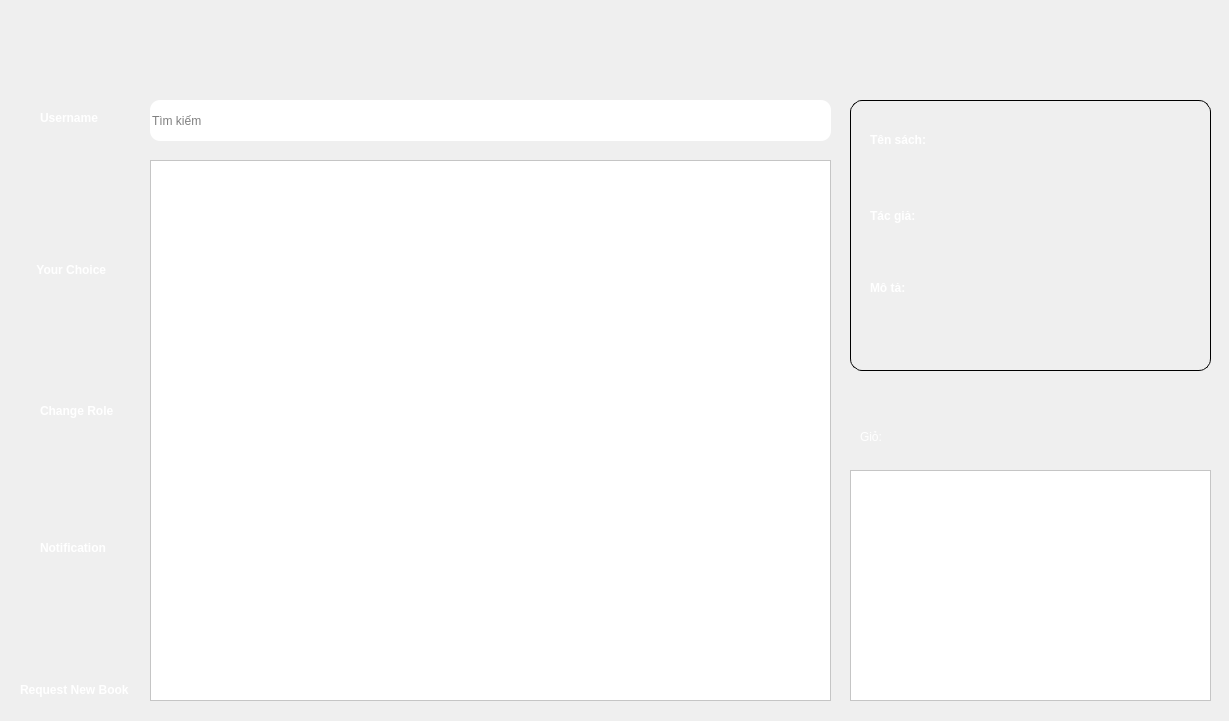
<?xml version="1.0" encoding="UTF-8"?>
<ui version="4.0">
 <class>Reader</class>
 <widget class="QWidget" name="Reader">
  <property name="geometry">
   <rect>
    <x>0</x>
    <y>0</y>
    <width>1229</width>
    <height>721</height>
   </rect>
  </property>
  <property name="windowTitle">
   <string>Reader</string>
  </property>
  <property name="styleSheet">
   <string notr="true">QPushButton {
	
color: #333;
border: 2px solid #555;
border-radius: 11px;
padding: 5px;
background: qradialgradient(cx: 0.3, cy: -0.4,
fx: 0.3, fy: -0.4,
radius: 1.35, stop: 0 #fff, stop: 1 #888);
min-width: 80px;
background-color: rgba(255, 255, 255, .5);
}

QPushButton:hover {
background: qradialgradient(cx: 0.3, cy: -0.4,
fx: 0.3, fy: -0.4,
radius: 1.35, stop: 0 #fff, stop: 1 #bbb);
}

QPushButton:pressed {
background: qradialgradient(cx: 0.4, cy: -0.1,
fx: 0.4, fy: -0.1,
radius: 1.35, stop: 0 #fff, stop: 1 #ddd);
}
#Reader{
border-image: url(:/appscreen/Resources/appscreen/2.jpg);
}</string>
  </property>
  <widget class="QWidget" name="horizontalWidget_3" native="true">
   <property name="geometry">
    <rect>
     <x>850</x>
     <y>100</y>
     <width>361</width>
     <height>271</height>
    </rect>
   </property>
   <property name="toolTipDuration">
    <number>13</number>
   </property>
   <property name="styleSheet">
    <string notr="true">#horizontalWidget_3 {border: 1px solid black;
	font: 10pt &quot;Segoe UI&quot;;
border-radius: 12px;background-color: rgba(255, 255, 255, .5);border-color:rgba(255, 255, 255, .5)}</string>
   </property>
   <widget class="QLabel" name="book">
    <property name="geometry">
     <rect>
      <x>195</x>
      <y>15</y>
      <width>16</width>
      <height>16</height>
     </rect>
    </property>
    <property name="maximumSize">
     <size>
      <width>100</width>
      <height>130</height>
     </size>
    </property>
    <property name="text">
     <string/>
    </property>
   </widget>
   <widget class="QLabel" name="description">
    <property name="geometry">
     <rect>
      <x>90</x>
      <y>180</y>
      <width>241</width>
      <height>61</height>
     </rect>
    </property>
    <property name="styleSheet">
     <string notr="true">font: 10pt &quot;Segoe UI&quot;;
font-weight:500;
color:white;</string>
    </property>
    <property name="text">
     <string/>
    </property>
   </widget>
   <widget class="QLabel" name="label_7">
    <property name="geometry">
     <rect>
      <x>20</x>
      <y>180</y>
      <width>51</width>
      <height>16</height>
     </rect>
    </property>
    <property name="styleSheet">
     <string notr="true">font: 10pt &quot;Segoe UI&quot;;
font-weight:500;
color:white;</string>
    </property>
    <property name="text">
     <string>Mô tả:</string>
    </property>
   </widget>
   <widget class="QLabel" name="label_4">
    <property name="geometry">
     <rect>
      <x>20</x>
      <y>30</y>
      <width>71</width>
      <height>20</height>
     </rect>
    </property>
    <property name="sizePolicy">
     <sizepolicy hsizetype="Fixed" vsizetype="Preferred">
      <horstretch>0</horstretch>
      <verstretch>0</verstretch>
     </sizepolicy>
    </property>
    <property name="styleSheet">
     <string notr="true">font: 10pt &quot;Segoe UI&quot;;
font-weight:500;
color:white;</string>
    </property>
    <property name="text">
     <string>Tên sách:</string>
    </property>
   </widget>
   <widget class="QLabel" name="bookName">
    <property name="geometry">
     <rect>
      <x>100</x>
      <y>10</y>
      <width>231</width>
      <height>71</height>
     </rect>
    </property>
    <property name="sizePolicy">
     <sizepolicy hsizetype="Fixed" vsizetype="Fixed">
      <horstretch>0</horstretch>
      <verstretch>0</verstretch>
     </sizepolicy>
    </property>
    <property name="minimumSize">
     <size>
      <width>200</width>
      <height>0</height>
     </size>
    </property>
    <property name="contextMenuPolicy">
     <enum>Qt::NoContextMenu</enum>
    </property>
    <property name="styleSheet">
     <string notr="true">font: 10pt &quot;Segoe UI&quot;;
font-weight:500;
color:white;</string>
    </property>
    <property name="text">
     <string/>
    </property>
   </widget>
   <widget class="QLabel" name="author">
    <property name="geometry">
     <rect>
      <x>90</x>
      <y>110</y>
      <width>261</width>
      <height>41</height>
     </rect>
    </property>
    <property name="styleSheet">
     <string notr="true">font: 10pt &quot;Segoe UI&quot;;
font-weight:500;
color:white;</string>
    </property>
    <property name="text">
     <string/>
    </property>
   </widget>
   <widget class="QLabel" name="label_6">
    <property name="geometry">
     <rect>
      <x>20</x>
      <y>100</y>
      <width>71</width>
      <height>31</height>
     </rect>
    </property>
    <property name="sizePolicy">
     <sizepolicy hsizetype="Fixed" vsizetype="Preferred">
      <horstretch>0</horstretch>
      <verstretch>0</verstretch>
     </sizepolicy>
    </property>
    <property name="styleSheet">
     <string notr="true">font: 10pt &quot;Segoe UI&quot;;
font-weight:500;
color:white;</string>
    </property>
    <property name="text">
     <string>Tác giả:</string>
    </property>
   </widget>
  </widget>
  <widget class="QTableView" name="bookList">
   <property name="geometry">
    <rect>
     <x>150</x>
     <y>160</y>
     <width>681</width>
     <height>541</height>
    </rect>
   </property>
   <property name="styleSheet">
    <string notr="true">background-color:white;</string>
   </property>
  </widget>
  <widget class="QPushButton" name="rolebtn">
   <property name="geometry">
    <rect>
     <x>20</x>
     <y>290</y>
     <width>112</width>
     <height>112</height>
    </rect>
   </property>
   <property name="styleSheet">
    <string notr="true">border: 0px;
border-radius:55px;</string>
   </property>
   <property name="text">
    <string/>
   </property>
   <property name="icon">
    <iconset resource="LIBPRO.qrc">
     <normaloff>:/barIcon/Resources/icon/shuffle.png</normaloff>:/barIcon/Resources/icon/shuffle.png</iconset>
   </property>
   <property name="iconSize">
    <size>
     <width>70</width>
     <height>70</height>
    </size>
   </property>
  </widget>
  <widget class="QPushButton" name="accountbtn">
   <property name="geometry">
    <rect>
     <x>20</x>
     <y>430</y>
     <width>112</width>
     <height>112</height>
    </rect>
   </property>
   <property name="styleSheet">
    <string notr="true">border: 0px;
border-radius:55px;</string>
   </property>
   <property name="text">
    <string/>
   </property>
   <property name="icon">
    <iconset resource="LIBPRO.qrc">
     <normaloff>:/icon/Resources/icon/notification.png</normaloff>:/icon/Resources/icon/notification.png</iconset>
   </property>
   <property name="iconSize">
    <size>
     <width>70</width>
     <height>70</height>
    </size>
   </property>
  </widget>
  <widget class="QPushButton" name="requestbtn">
   <property name="geometry">
    <rect>
     <x>20</x>
     <y>570</y>
     <width>112</width>
     <height>112</height>
    </rect>
   </property>
   <property name="styleSheet">
    <string notr="true">border: 0px;
border-radius:55px;</string>
   </property>
   <property name="text">
    <string/>
   </property>
   <property name="icon">
    <iconset resource="LIBPRO.qrc">
     <normaloff>:/icon/Resources/icon/paper-plane.png</normaloff>:/icon/Resources/icon/paper-plane.png</iconset>
   </property>
   <property name="iconSize">
    <size>
     <width>70</width>
     <height>70</height>
    </size>
   </property>
  </widget>
  <widget class="QPushButton" name="addbtn">
   <property name="geometry">
    <rect>
     <x>1020</x>
     <y>400</y>
     <width>90</width>
     <height>51</height>
    </rect>
   </property>
   <property name="whatsThis">
    <string>Add
</string>
   </property>
   <property name="styleSheet">
    <string notr="true">border: 0px;
border-radius:13px;</string>
   </property>
   <property name="text">
    <string/>
   </property>
   <property name="icon">
    <iconset resource="LIBPRO.qrc">
     <normaloff>:/icon/Resources/icon/shopping-basket.png</normaloff>:/icon/Resources/icon/shopping-basket.png</iconset>
   </property>
   <property name="iconSize">
    <size>
     <width>45</width>
     <height>45</height>
    </size>
   </property>
  </widget>
  <widget class="QPushButton" name="bookListbtn">
   <property name="geometry">
    <rect>
     <x>20</x>
     <y>150</y>
     <width>112</width>
     <height>112</height>
    </rect>
   </property>
   <property name="styleSheet">
    <string notr="true">border: 0px;
border-radius:55px;
</string>
   </property>
   <property name="text">
    <string/>
   </property>
   <property name="icon">
    <iconset resource="LIBPRO.qrc">
     <normaloff>:/barIcon/Resources/icon/bookshelf.png</normaloff>:/barIcon/Resources/icon/bookshelf.png</iconset>
   </property>
   <property name="iconSize">
    <size>
     <width>70</width>
     <height>70</height>
    </size>
   </property>
  </widget>
  <widget class="QTableView" name="borrowBook">
   <property name="geometry">
    <rect>
     <x>850</x>
     <y>470</y>
     <width>361</width>
     <height>231</height>
    </rect>
   </property>
   <property name="toolTip">
    <string>Basket
</string>
   </property>
   <property name="styleSheet">
    <string notr="true">background-color:white
</string>
   </property>
  </widget>
  <widget class="QLineEdit" name="searchBar">
   <property name="geometry">
    <rect>
     <x>150</x>
     <y>100</y>
     <width>681</width>
     <height>41</height>
    </rect>
   </property>
   <property name="sizePolicy">
    <sizepolicy hsizetype="Expanding" vsizetype="Fixed">
     <horstretch>0</horstretch>
     <verstretch>0</verstretch>
    </sizepolicy>
   </property>
   <property name="minimumSize">
    <size>
     <width>0</width>
     <height>25</height>
    </size>
   </property>
   <property name="styleSheet">
    <string notr="true">background:white;
border-radius: 10px;
</string>
   </property>
   <property name="placeholderText">
    <string>Tìm kiếm</string>
   </property>
  </widget>
  <widget class="QLabel" name="label_2">
   <property name="geometry">
    <rect>
     <x>860</x>
     <y>430</y>
     <width>47</width>
     <height>13</height>
    </rect>
   </property>
   <property name="styleSheet">
    <string notr="true">font: 10pt &quot;Segoe UI&quot;;
color:white;</string>
   </property>
   <property name="text">
    <string>Giỏ:</string>
   </property>
  </widget>
  <widget class="QLabel" name="size">
   <property name="geometry">
    <rect>
     <x>120</x>
     <y>230</y>
     <width>16</width>
     <height>16</height>
    </rect>
   </property>
   <property name="styleSheet">
    <string notr="true">color: red;</string>
   </property>
   <property name="text">
    <string/>
   </property>
  </widget>
  <widget class="QPushButton" name="accountbtn_2">
   <property name="geometry">
    <rect>
     <x>20</x>
     <y>10</y>
     <width>110</width>
     <height>110</height>
    </rect>
   </property>
   <property name="styleSheet">
    <string notr="true">background-color: tranparent;
background:transparent;
border: 0px;
border-radius:50px;</string>
   </property>
   <property name="text">
    <string/>
   </property>
   <property name="icon">
    <iconset resource="LIBPRO.qrc">
     <normaloff>:/barIcon/Resources/icon/user (1).png</normaloff>:/barIcon/Resources/icon/user (1).png</iconset>
   </property>
   <property name="iconSize">
    <size>
     <width>70</width>
     <height>70</height>
    </size>
   </property>
  </widget>
  <widget class="QPushButton" name="removebtn">
   <property name="geometry">
    <rect>
     <x>1120</x>
     <y>400</y>
     <width>90</width>
     <height>51</height>
    </rect>
   </property>
   <property name="whatsThis">
    <string>Remove
</string>
   </property>
   <property name="styleSheet">
    <string notr="true">border : 0px;
border-radius:13px;</string>
   </property>
   <property name="text">
    <string/>
   </property>
   <property name="icon">
    <iconset resource="LIBPRO.qrc">
     <normaloff>:/icon/Resources/icon/a.png</normaloff>:/icon/Resources/icon/a.png</iconset>
   </property>
   <property name="iconSize">
    <size>
     <width>45</width>
     <height>45</height>
    </size>
   </property>
  </widget>
  <widget class="QLabel" name="username">
   <property name="geometry">
    <rect>
     <x>40</x>
     <y>110</y>
     <width>81</width>
     <height>16</height>
    </rect>
   </property>
   <property name="styleSheet">
    <string notr="true">font: 10pt &quot;Segoe UI&quot;;
font-weight:500;
color:white;</string>
   </property>
   <property name="text">
    <string>Username</string>
   </property>
  </widget>
  <widget class="QLabel" name="username_2">
   <property name="geometry">
    <rect>
     <x>20</x>
     <y>260</y>
     <width>121</width>
     <height>20</height>
    </rect>
   </property>
   <property name="styleSheet">
    <string notr="true">font: 8pt &quot;Segoe UI&quot;;
font-weight:500;
color:white;</string>
   </property>
   <property name="text">
    <string>     Your Choice</string>
   </property>
  </widget>
  <widget class="QLabel" name="username_3">
   <property name="geometry">
    <rect>
     <x>40</x>
     <y>400</y>
     <width>81</width>
     <height>21</height>
    </rect>
   </property>
   <property name="styleSheet">
    <string notr="true">font: 8pt &quot;Segoe UI&quot;;
font-weight:500;
color:white;</string>
   </property>
   <property name="text">
    <string>Change Role</string>
   </property>
  </widget>
  <widget class="QLabel" name="username_4">
   <property name="geometry">
    <rect>
     <x>40</x>
     <y>540</y>
     <width>81</width>
     <height>16</height>
    </rect>
   </property>
   <property name="styleSheet">
    <string notr="true">font: 8pt &quot;Segoe UI&quot;;
font-weight:500;
color:white;</string>
   </property>
   <property name="text">
    <string>Notification</string>
   </property>
  </widget>
  <widget class="QLabel" name="username_5">
   <property name="geometry">
    <rect>
     <x>20</x>
     <y>680</y>
     <width>121</width>
     <height>20</height>
    </rect>
   </property>
   <property name="styleSheet">
    <string notr="true">font: 8pt &quot;Segoe UI&quot;;
font-weight:500;
color:white;</string>
   </property>
   <property name="text">
    <string>Request New Book</string>
   </property>
  </widget>
  <widget class="QPushButton" name="publicChat">
   <property name="geometry">
    <rect>
     <x>850</x>
     <y>10</y>
     <width>90</width>
     <height>61</height>
    </rect>
   </property>
   <property name="toolTip">
    <string>Public Chat</string>
   </property>
   <property name="whatsThis">
    <string>Add
</string>
   </property>
   <property name="styleSheet">
    <string notr="true">border: 0px;
border-radius:7px;
border-top-right-radius:0;
border-bottom-right-radius:0;
border-left:10;
border-color:white</string>
   </property>
   <property name="text">
    <string/>
   </property>
   <property name="icon">
    <iconset resource="LIBPRO.qrc">
     <normaloff>:/icon/Resources/icon/speech-bubble.png</normaloff>:/icon/Resources/icon/speech-bubble.png</iconset>
   </property>
   <property name="iconSize">
    <size>
     <width>50</width>
     <height>50</height>
    </size>
   </property>
  </widget>
  <widget class="QPushButton" name="logout">
   <property name="geometry">
    <rect>
     <x>1120</x>
     <y>10</y>
     <width>90</width>
     <height>61</height>
    </rect>
   </property>
   <property name="toolTip">
    <string>Log out
</string>
   </property>
   <property name="whatsThis">
    <string>Add
</string>
   </property>
   <property name="styleSheet">
    <string notr="true">border: 0px;
border-radius:7px;
border-top-left-radius:0;
border-bottom-left-radius:0;</string>
   </property>
   <property name="text">
    <string/>
   </property>
   <property name="icon">
    <iconset resource="LIBPRO.qrc">
     <normaloff>:/icon/Resources/icon/logout.png</normaloff>:/icon/Resources/icon/logout.png</iconset>
   </property>
   <property name="iconSize">
    <size>
     <width>50</width>
     <height>60</height>
    </size>
   </property>
  </widget>
  <widget class="QPushButton" name="publicChat_2">
   <property name="geometry">
    <rect>
     <x>940</x>
     <y>10</y>
     <width>90</width>
     <height>61</height>
    </rect>
   </property>
   <property name="toolTip">
    <string>Account statistic</string>
   </property>
   <property name="whatsThis">
    <string>Add
</string>
   </property>
   <property name="styleSheet">
    <string notr="true">border: 0px;
border-radius:0;
border-left:10;
border-color:white</string>
   </property>
   <property name="text">
    <string/>
   </property>
   <property name="icon">
    <iconset resource="LIBPRO.qrc">
     <normaloff>:/icon/Resources/icon/user.png</normaloff>:/icon/Resources/icon/user.png</iconset>
   </property>
   <property name="iconSize">
    <size>
     <width>50</width>
     <height>50</height>
    </size>
   </property>
  </widget>
  <widget class="QPushButton" name="publicChat_3">
   <property name="geometry">
    <rect>
     <x>1030</x>
     <y>10</y>
     <width>90</width>
     <height>61</height>
    </rect>
   </property>
   <property name="toolTip">
    <string>Renting book</string>
   </property>
   <property name="whatsThis">
    <string>Add
</string>
   </property>
   <property name="styleSheet">
    <string notr="true">border: 0px;
border-radius:0;
border-left:10;
border-color:white</string>
   </property>
   <property name="text">
    <string/>
   </property>
   <property name="icon">
    <iconset resource="LIBPRO.qrc">
     <normaloff>:/icon/Resources/icon/book.png</normaloff>:/icon/Resources/icon/book.png</iconset>
   </property>
   <property name="iconSize">
    <size>
     <width>50</width>
     <height>50</height>
    </size>
   </property>
  </widget>
  <zorder>searchBar</zorder>
  <zorder>horizontalWidget_3</zorder>
  <zorder>bookList</zorder>
  <zorder>rolebtn</zorder>
  <zorder>accountbtn</zorder>
  <zorder>requestbtn</zorder>
  <zorder>addbtn</zorder>
  <zorder>bookListbtn</zorder>
  <zorder>borrowBook</zorder>
  <zorder>label_2</zorder>
  <zorder>size</zorder>
  <zorder>accountbtn_2</zorder>
  <zorder>removebtn</zorder>
  <zorder>username</zorder>
  <zorder>username_2</zorder>
  <zorder>username_3</zorder>
  <zorder>username_4</zorder>
  <zorder>username_5</zorder>
  <zorder>publicChat</zorder>
  <zorder>logout</zorder>
  <zorder>publicChat_2</zorder>
  <zorder>publicChat_3</zorder>
 </widget>
 <layoutdefault spacing="6" margin="11"/>
 <resources>
  <include location="LIBPRO.qrc"/>
 </resources>
 <connections/>
</ui>
